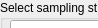
      <widget class="QWidget" name="page_9">
       <property name="geometry">
        <rect>
         <x>0</x>
         <y>0</y>
         <width>98</width>
         <height>28</height>
        </rect>
       </property>
       <attribute name="label">
        <string>Step 6 - Run / re-run sampling strategy</string>
       </attribute>
       <widget class="QGroupBox" name="groupBox_31">
        <property name="geometry">
         <rect>
          <x>0</x>
          <y>0</y>
          <width>681</width>
          <height>171</height>
         </rect>
        </property>
        <property name="title">
         <string>Select sampling strategy run parameters</string>
        </property>
        <widget class="QPushButton" name="pushButton_10">
         <property name="geometry">
          <rect>
           <x>530</x>
           <y>140</y>
           <width>131</width>
           <height>23</height>
          </rect>
         </property>
         <property name="text">
          <string>Save sampling strategy</string>
         </property>
        </widget>
        <widget class="QTabWidget" name="tabWidget_5">
         <property name="geometry">
          <rect>
           <x>10</x>
           <y>20</y>
           <width>661</width>
           <height>111</height>
          </rect>
         </property>
         <property name="currentIndex">
          <number>0</number>
         </property>
         <widget class="QWidget" name="tab_10">
          <attribute name="title">
           <string>Sampling Strategy Run Parameters</string>
          </attribute>
          <widget class="QWidget" name="layoutWidget">
           <property name="geometry">
            <rect>
             <x>20</x>
             <y>40</y>
             <width>341</width>
             <height>31</height>
            </rect>
           </property>
           <layout class="QHBoxLayout" name="horizontalLayout_36">
            <item>
             <widget class="QLabel" name="label_67">
              <property name="text">
               <string>Number of Ne replicates:</string>
              </property>
             </widget>
            </item>
            <item>
             <widget class="QSlider" name="horizontalSlider_54">
              <property name="orientation">
               <enum>Qt::Horizontal</enum>
              </property>
             </widget>
            </item>
            <item>
             <widget class="QSpinBox" name="spinBox_46"/>
            </item>
           </layout>
          </widget>
          <widget class="QWidget" name="layoutWidget">
           <property name="geometry">
            <rect>
             <x>20</x>
             <y>10</y>
             <width>341</width>
             <height>22</height>
            </rect>
           </property>
           <layout class="QHBoxLayout" name="horizontalLayout_37">
            <item>
             <widget class="QLabel" name="label_28">
              <property name="sizePolicy">
               <sizepolicy hsizetype="Fixed" vsizetype="Preferred">
                <horstretch>0</horstretch>
                <verstretch>0</verstretch>
               </sizepolicy>
              </property>
              <property name="text">
               <string>LDNe PCrit:</string>
              </property>
             </widget>
            </item>
            <item>
             <widget class="QComboBox" name="comboBox_13"/>
            </item>
           </layout>
          </widget>
         </widget>
         <widget class="QWidget" name="tab_11">
          <attribute name="title">
           <string>Settings</string>
          </attribute>
         </widget>
        </widget>
       </widget>
       <widget class="QGroupBox" name="groupBox_9">
        <property name="geometry">
         <rect>
          <x>0</x>
          <y>180</y>
          <width>681</width>
          <height>61</height>
         </rect>
        </property>
        <property name="title">
         <string>Run the sampling strategy</string>
        </property>
        <widget class="QPushButton" name="pushButton_12">
         <property name="geometry">
          <rect>
           <x>10</x>
           <y>20</y>
           <width>141</width>
           <height>23</height>
          </rect>
         </property>
         <property name="text">
          <string>Run sampling strategy</string>
         </property>
        </widget>
        <widget class="QLineEdit" name="lineEdit_15">
         <property name="geometry">
          <rect>
           <x>160</x>
           <y>22</y>
           <width>511</width>
           <height>20</height>
          </rect>
         </property>
        </widget>
       </widget>
      </widget>
